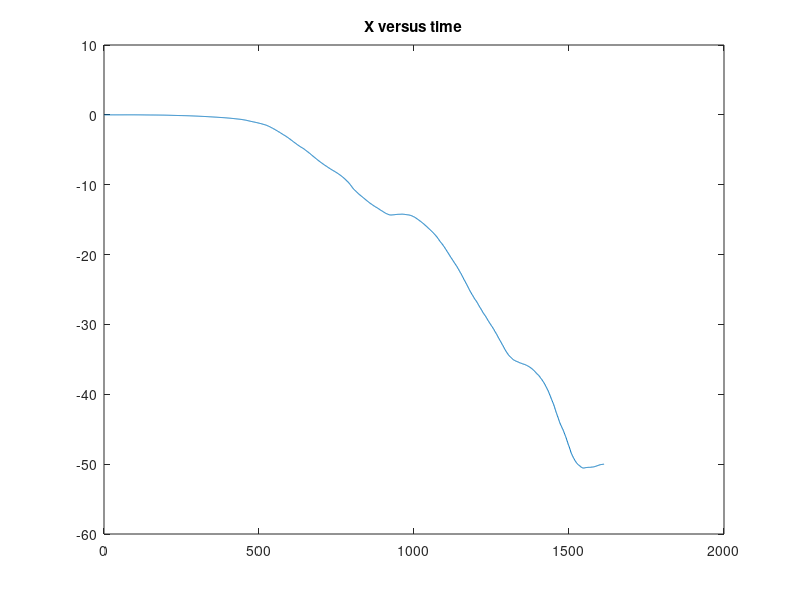
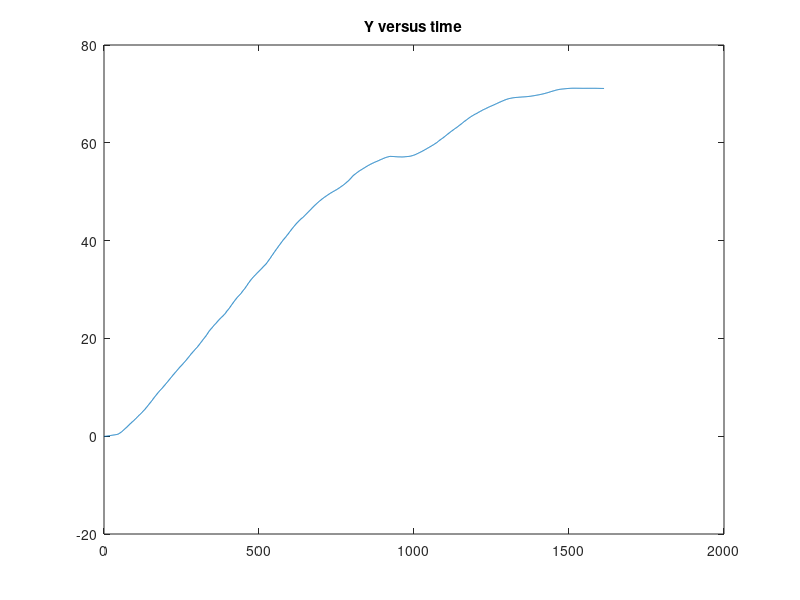
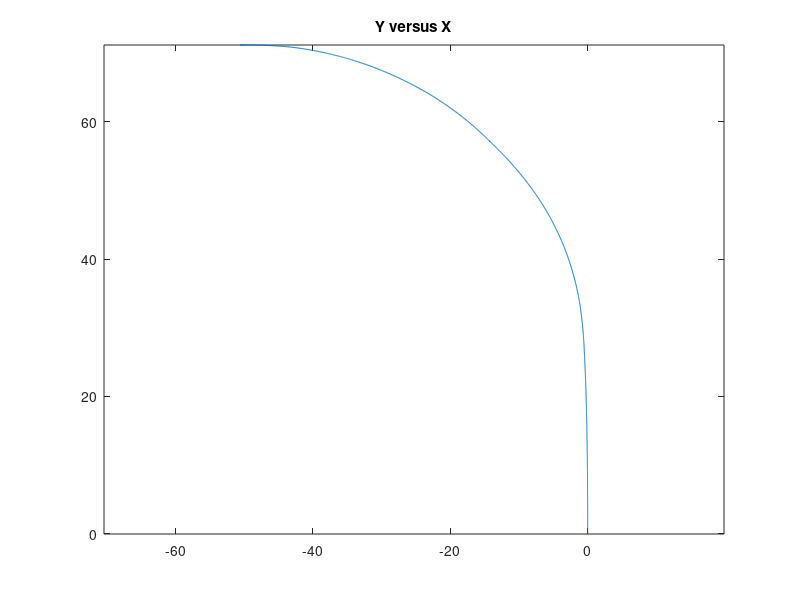
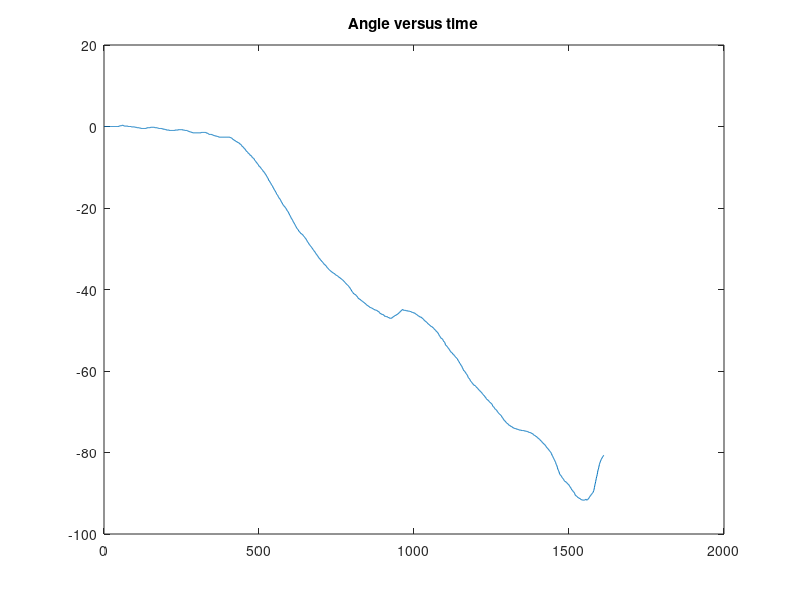

Write MATLAB code to recreate these figures, in order.
function math_test_file2()
% math test from files
close all

% variable containing the position
x = 0;
y = 0;
angle = 0;



% open file
%file = fopen( 'rear left 90.txt');
%file = fopen( 'straight about 10cm.txt');
%file = fopen( 'turn right about 90.txt');
file = fopen( 'droit puis 90 gauche.txt'); % straight then 90 left
%file = fopen( 'droit puis 90 droite.txt'); % straight then 90 right

% get the data
data = fscanf(file, '%i', [2,inf]);

% disconnect
fclose( file);

% get the actual movement (- as the mouse is mounted backward
Dx = -data(1,:);
Dy = -data(2,:);


% process the data

 for i=1:size(Dx,2);
        alpha = atand( Dx(i) / (6*250/2.54) );  % 6 = dist in cm from sensor to turning center of car -> to be measured/ determined more precisely
        angle(end+1) = angle(end) - alpha;
        delta_x = Dy(i) * sind(angle(end-1)) ;
        delta_y = Dy(i) * cosd(angle(end-1));
        x(end + 1) = x(end) + delta_x;
        y(end + 1) = y(end) + delta_y;
 end

% convert from dpi to inch
x = x/250;
y= y/250;
% convert from inch to cm
x = 2.54 * x;
y = 2.54 * y;

t = 1:size(x, 2);
plot(t,x);
title('X versus time');
figure;
plot(t,y);
title('Y versus time');
figure
plot(x,y);
axis equal
title('Y versus X');
figure
plot( t, angle)
title('Angle versus time');



end